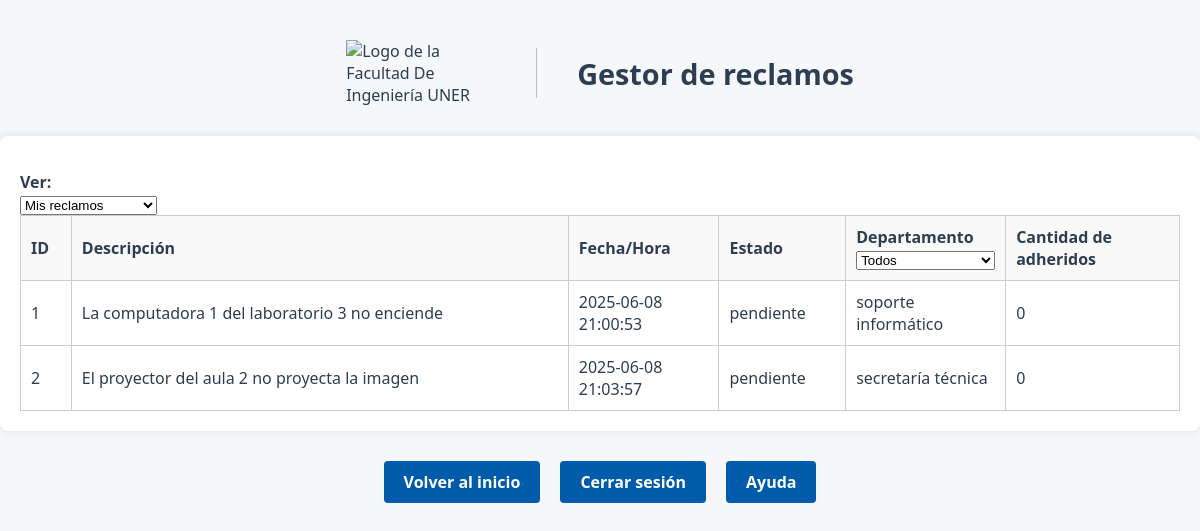
/listarReclamos (signed in), run on an earlier commit of the app's database.
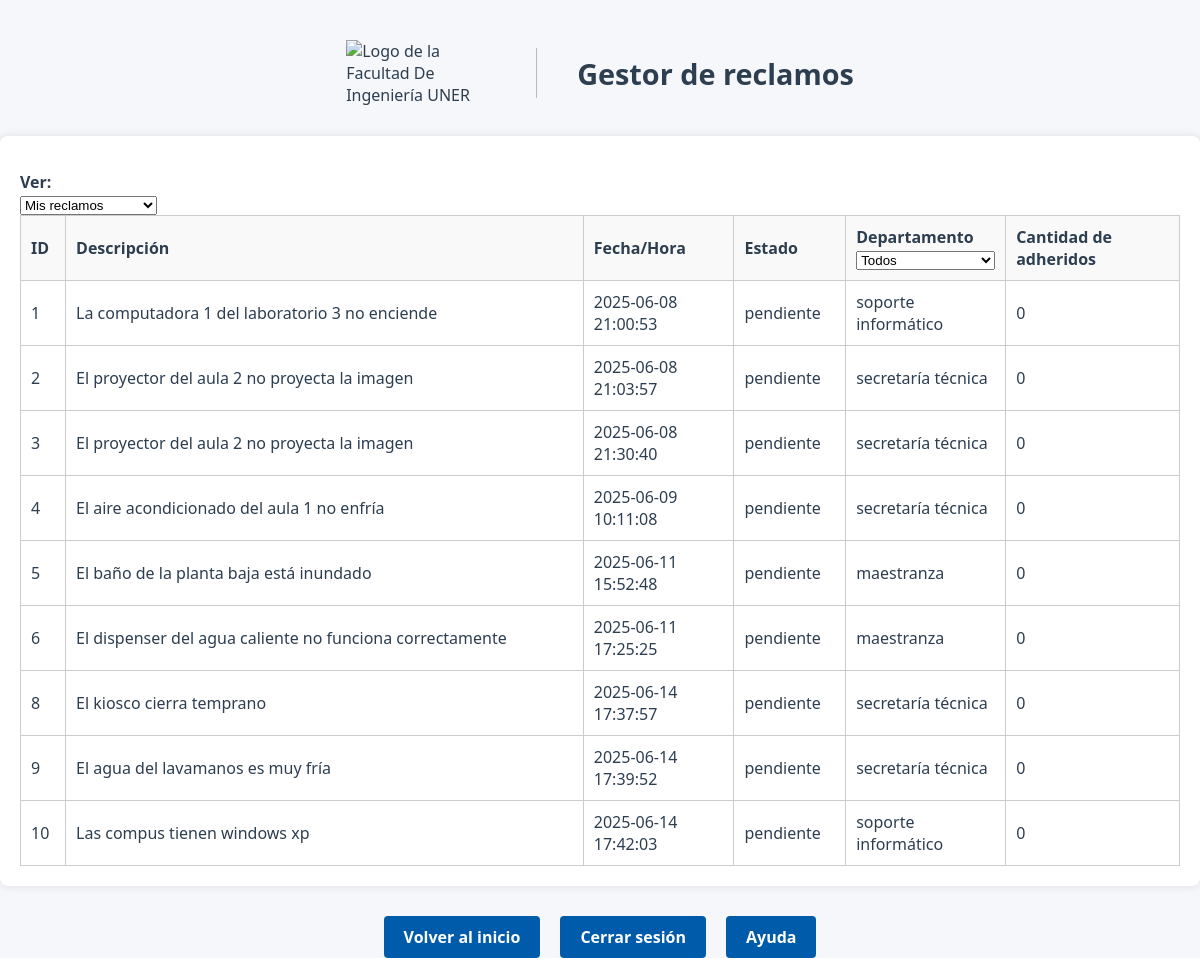
And on a later commit of the database.
### modules/modelosDTO.py (models this page shows)
class ModeloReclamo(Base):
    __tablename__ = 'Reclamos'
    id = Column(Integer(), primary_key=True)
    idUsuario = Column(Integer, ForeignKey('Usuarios.id'), nullable=False)
    fechaYHora = Column(String(50), nullable=False)  # Formato de fecha y hora
    estado = Column(String(20), nullable=False, default='pendiente')
    tiempoResolucion = Column(Integer, nullable=True, default=None)
    departamento = Column(String(20), nullable=False)
    numeroAdheridos = Column(Integer, nullable=False, default=0)
    descripcion = Column(Text, nullable=False)
    imagen = Column(String(255), nullable=True)
    usuariosAdheridos = relationship(
        "ModeloUsuario",
        secondary=asociacion_usuarios_adheridos,
        backref="reclamosAdheridos"
    )

### server.py (the view)
@app.route("/listarReclamos", methods=["GET", "POST"])
def listarReclamos():
    if 'username' not in session:
        flash("Debes iniciar sesión primero.")
        return redirect(url_for('login'))
    username = session['username']
    idUsuario = gestor_login.idUsuarioActual
    filtro_usuario = request.form.get("filtroUsuario", "mios")
    filtro_departamento = request.form.get("filtroDepartamento", "todos")
    reclamos = repoReclamo.obtenerRegistrosFiltro("estado", "pendiente")
    if filtro_usuario == "mios":
        reclamos = [r for r in reclamos if r.idUsuario == idUsuario]
    if filtro_departamento != "todos":
        reclamos = [r for r in reclamos if r.departamento == filtro_departamento]
    return render_template("listarReclamos.html", reclamos=reclamos, username=username)

### modules/gestorLogin.py (called while the page is built)
    @property
    def idUsuarioActual(self):
        return current_user.id

    def __cargarUsuarioActual(self, idUsuario):
        usuario = self.__gestorUsuarios.cargarUsuario(idUsuario)
        if usuario:
            return FlaskLoginUser(usuario)
        return None

### modules/gestorUsuarios.py (called while the page is built)
    def cargarUsuario(self, idUsuario):
        return self.__repo.obtenerRegistroFiltro("id", idUsuario).to_dict()

### modules/reclamo.py (called while the page is built)
    @property
    def id(self):
        return self.__id

    @property
    def idUsuario(self):
        return self.__idUsuario

    @property
    def fechaYHora(self):
        return self.__fechaYHora

    @property
    def estado(self):
        return self.__estado

    @property
    def departamento(self):
        return self.__departamento

    @property
    def numeroAdheridos(self):
        return self.__numeroAdheridos

    @property
    def descripcion(self):
        return self.__descripcion

### modules/repositorioConcretoBD.py (called while the page is built)
    def obtenerRegistroFiltro(self, filtro, valor):
        modeloUsuario = self.__session.query(ModeloUsuario).filter_by(**{filtro:valor}).first()
        return self.__map_modelo_a_usuario(modeloUsuario) if modeloUsuario else None

    def __map_modelo_a_usuario(self, modeloUsuario: ModeloUsuario):
        return Usuario(
            id=modeloUsuario.id,  # Asumiendo que el modelo tiene un campo id
            nombre=modeloUsuario.nombre,
            apellido=modeloUsuario.apellido,
            email=modeloUsuario.email,
            nombreUsuario=modeloUsuario.nombreUsuario,
            rol=modeloUsuario.rol,
            password=modeloUsuario.password
        )

    def obtenerRegistrosFiltro(self, filtro, valor):
        if isinstance(valor, list) and len(valor) > 0:
            valor = valor[0]
        modeloReclamo = self.__session.query(ModeloReclamo).filter_by(**{filtro: valor}).all()
        if modeloReclamo:
            return [self.__map_modelo_a_reclamo(reclamo) for reclamo in modeloReclamo]
        return []

### modules/usuario.py (called while the page is built)
    @property
    def id(self):
        return self.__id

    @property
    def nombre(self):
        return self.__nombre

    @property
    def apellido(self):
        return self.__apellido

    @property
    def email(self):
        return self.__email

    @property
    def nombreUsuario(self):
        return self.__nombreUsuario

    @property
    def rol(self):
        return self.__rol

    @property
    def password(self):
        return self.__password

### templates/listarReclamos.html (shortened to what this page needs)
<!DOCTYPE html>
<html lang="es">
<head>
    <link rel="stylesheet" href="{{ url_for('static', filename='style.css') }}">
</head>
<body>
    <div class="header">
        <img src="{{ url_for('static', filename='logoFiuner.png') }}" alt="Logo de la Facultad De Ingeniería UNER" class="logo" width="150" height="50">
        <h1>Gestor de reclamos</h1>
    </div>
    <div class="tabla-reclamos">
        <form method="post" action="{{ url_for('listarReclamos') }}">
            <div class="filtros-superiores">
                <label for="filtroUsuario">Ver:</label>
                <select name="filtroUsuario" onchange="this.form.submit()">
                    <option value="mios" {% if request.form.get('filtroUsuario') == 'mios' %}selected{% endif %}>Mis reclamos</option>
                </select>
            </div>
            <table>
                <thead>
                    <tr>
                        <th>ID</th>
                        <th>Descripción</th>
                        <th style="width: 13%;">Fecha/Hora</th>
                        <th>Estado</th>
                        <th style="width: 11%;">
                            Departamento
                            <select name="filtroDepartamento" onchange="this.form.submit()">
                                <option value="todos" {% if request.form.get('filtroDepartamento') == 'todos' %}selected{% endif %}>Todos</option>
                            </select>
                        </th>
                        <th style="width: 15%;">Cantidad de adheridos</th>
                    </tr>
                </thead>
                <tbody>
                    {% if reclamos %}
                        {% for reclamo in reclamos %}
                            <tr>
                                <td>{{ reclamo.id }}</td>
                                <td>{{ reclamo.descripcion }}</td>
                                <td>{{ reclamo.fechaYHora }}</td>
                                <td>{{ reclamo.estado }}</td>
                                <td>{{ reclamo.departamento }}</td>
                                <td>{{ reclamo.numeroAdheridos }}</td>
                            </tr>
                        {% endfor %}
                    {% else %}
                        <tr>
                            <td colspan="5" style="text-align: center;">No hay reclamos para mostrar.</td>
                        </tr>
                    {% endif %}
                </tbody>
            </table>
        </form>
    </div>
    <div class="botones">
        <a href="{{ url_for('bienvenido') }}" class="btn-registro">Volver al inicio</a>
        <a href="{{ url_for('logout') }}" class="btn-registro">Cerrar sesión</a>
        <a href="{{ url_for('ayuda') }}" class="btn-registro">Ayuda</a>
    </div>
</body>
</html>

### static/style.css (style rules this page uses)
.header { display: flex; align-items: center; justify-content: center; gap: 20px; margin-top: 40px; padding: 0 20px; text-align: left; flex-wrap: wrap; }
body { font-family: 'Segoe UI', 'Roboto', 'Helvetica Neue', sans-serif; background-color: #f5f7fa; color: #2c3e50; margin: 0; padding: 0; min-height: 100vh; }
.logo { width: 150px; height: auto; }
h1 { font-size: 1.8em; color: #2c3e50; margin: 0; }
.btn-registro, .links { display: inline-block; padding: 10px 20px; background-color: #005baa; color: #fff !important; border: none; border-radius: 4px; text-decoration: none; font-weight: bold; margin-top: 10px; transition: background 0.2s; }
form { background-color: transparent; padding: 0; margin-top: 0; border-radius: 0; box-shadow: none; width: 100%; max-width: none; }
label { display: block; margin-top: 15px; font-weight: 600; }
.botones { display: flex; gap: 20px; flex-wrap: wrap; justify-content: center; margin-top: 20px; }
.tabla-reclamos { background-color: white; width: 100%; padding: 20px; box-sizing: border-box; border-radius: 8px; box-shadow: 0 0 10px rgba(0,0,0,0.1); margin-top: 30px; }
.tabla-reclamos table { width: 100%; border-collapse: collapse; }
.tabla-reclamos th, .tabla-reclamos td { padding: 10px; border: 1px solid #ccc; text-align: left; }
.tabla-reclamos thead { background-color: #f9f9f9; }

What changed in the data, as far as the page shows it:
now on this page (row edited): ModeloReclamo: id "3", descripcion "El proyector del aula 2 no proyecta la imagen", fechaYHora "2025-06-08 21:30:40", estado "pendiente", departamento "secretaría técnica", numeroAdheridos "0"
now on this page (row edited): ModeloReclamo: id "4", descripcion "El aire acondicionado del aula 1 no enfría", fechaYHora "2025-06-09 10:11:08", estado "pendiente", departamento "secretaría técnica", numeroAdheridos "0"
now on this page (row edited): ModeloReclamo: id "5", descripcion "El baño de la planta baja está inundado", fechaYHora "2025-06-11 15:52:48", estado "pendiente", departamento "maestranza", numeroAdheridos "0"
now on this page (row edited): ModeloReclamo: id "6", descripcion "El dispenser del agua caliente no funciona correctamente", fechaYHora "2025-06-11 17:25:25", estado "pendiente", departamento "maestranza", numeroAdheridos "0"
added ModeloReclamo: id "8", descripcion "El kiosco cierra temprano", fechaYHora "2025-06-14 17:37:57", estado "pendiente", departamento "secretaría técnica", numeroAdheridos "0"
added ModeloReclamo: id "9", descripcion "El agua del lavamanos es muy fría", fechaYHora "2025-06-14 17:39:52", estado "pendiente", departamento "secretaría técnica", numeroAdheridos "0"
added ModeloReclamo: id "10", descripcion "Las compus tienen windows xp", fechaYHora "2025-06-14 17:42:03", estado "pendiente", departamento "soporte informático", numeroAdheridos "0"
